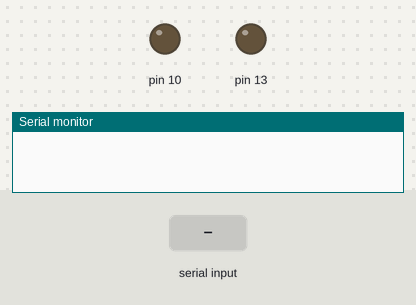
A sketch run on a simulated Arduino Uno, built with avr-gcc and run on an emulated ATmega328P. On the bench: output pins drawn as LEDs (lit = HIGH), the last lines printed to the serial monitor. Inputs (shaded band) come from the test bench.

Above: at 1.2 s.
1.3 s: "1" received over Serial
At 1.8 s:
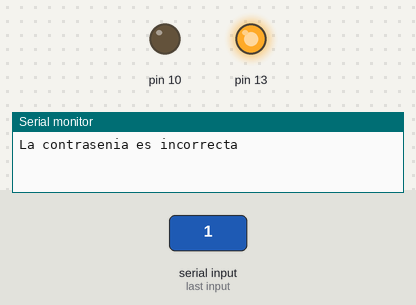
Timing chart, 0 to 4.3 s (numbered marks = the images above; inputs shaded):
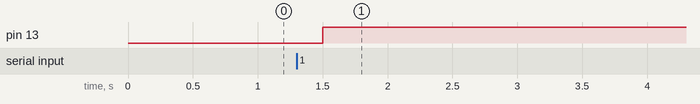

Measured:
- after the input at 1.3 s, pin 13: LOW → HIGH after 0.20 s

The sketch:

contrase_a_arduino.ino
```cpp
String datos;

String clave = "vivaperon";

char a;


void setup(){
Serial.begin(9600);
pinMode(13, OUTPUT);
pinMode(10, OUTPUT);

}


void loop(){
  while(Serial.available()>0)
  {a=Serial.read();
  datos+=a;}

  if(!datos.equals(""))
  {if(datos.equals(clave))

  {
   Serial.println("La contraseña es correcta");
   digitalWrite(10,HIGH);
   digitalWrite(13,LOW);
  }
  else
  {
    Serial.println("La contrasenia es incorrecta");
    digitalWrite(10,LOW);
    digitalWrite(13,HIGH);

  }

     }

  datos="";
  delay(500);

}
```
